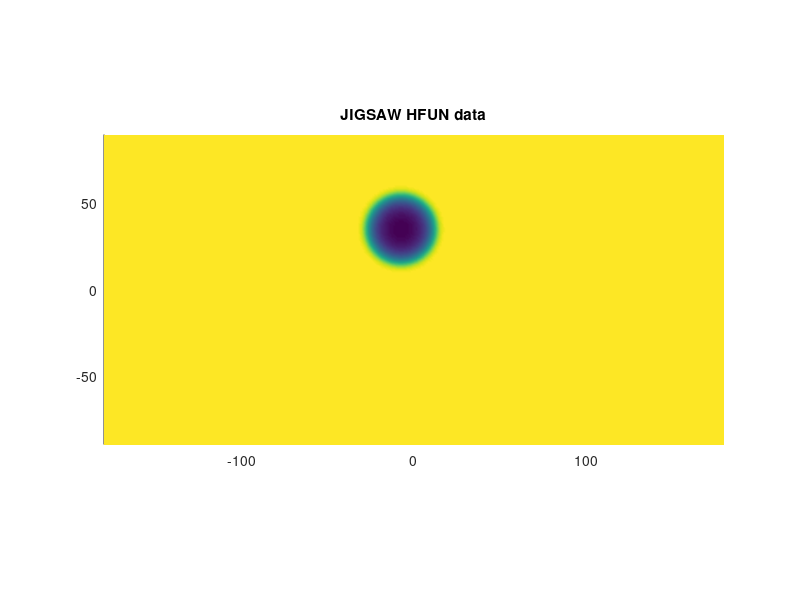

MATLAB code for this plot: (Note: this script raises an error after producing the figure.)
function soma_32to4km
%refined_disk setup provides a disk of high resolution

base = '/Users/pwolfram/Documents/GridGen/MultiscaleMeshGen/';
addpath([base, 'dual-mesh/'])
addpath([base, 'jigsaw-geo-matlab/'])
addpath([base, 'jigsaw-geo-matlab/jigsaw/'])
addpath([base, 'jigsaw-geo-matlab/mesh-util/'])
path = [base, 'jigsaw-geo-matlab/'];

%-----------------------------------------------------------
%   Phillip Wolfram (pwolfram@lanl.gov)
%   01/19/2018
%-----------------------------------------------------------


%------------------------------------ setup files for JIGSAW
    name = mfilename('fullpath');

    opts.geom_file = ...                % GEOM file
        [name, '.msh'];

    opts.jcfg_file = ...                % JCFG file
        [name, '.jig'];

    opts.mesh_file = ...                % MESH file
        [name, '-MESH.msh'];

    opts.hfun_file = ...                % HFUN file
        [name, '-HFUN.msh'];

%------------------------------------ compute HFUN over GEOM

    dtor = pi/180. ;

    cellWidth = 32.0; %120.0 ;
    cellWidthDisk = 4.0; %15.0 ;
    % mesh for soma is centered on (0, 35) by default
    disklon = -7.5 * dtor;
    disklat = 35.0 * dtor;
    radius = 7.5 * dtor;
    minCellWidth = ...
        min([cellWidth cellWidthDisk]);


    nlat = +180 ;
    nlon = +360 ;

    alat = linspace( -90., +90.,nlat);
    alon = linspace(-180.,+180.,nlon);

    alat = alat * dtor ;
    alon = alon * dtor ;

    density = (minCellWidth/cellWidth)^4;
    densityDisk = (minCellWidth/cellWidthDisk)^4;

    cell_dens = zeros(nlat,nlon) ;

    for i = +1 : nlon
      for j = +1 : nlat
        dist = sqrt((disklon - alon(i))^2.0 + (disklat - alat(j))^2.0) ;
        scal_temp = exp(-(dist/radius)^2.0) ;
        cell_dens(j,i) = (densityDisk-density) * scal_temp + density;
    end
  end

    cell_spac = minCellWidth./ cell_dens.^.25 ;


    figure('color','w');
    surf(alon*180/pi,alat*180/pi,cell_spac) ;
    view(2); axis image; hold on ;
    shading interp;
    title('JIGSAW HFUN data') ;

%------------------------------------ save HFUN data to file

    cell_spac = ...
        cell_spac * 2./sqrt(3.);        %%!! it seems that we need this?

    hmat.mshID = 'ELLIPSOID-GRID';
    hmat.point.coord{1} = alon ;
    hmat.point.coord{2} = alat ;
    hmat.value = cell_spac ;

    savemsh(opts.hfun_file,hmat) ;

%------------------------------------ define JIGSAW geometry

    geom.mshID = 'ELLIPSOID-MESH';
    geom.radii = 6371.*ones(3,1) ;

    savemsh(opts.geom_file,geom) ;

%------------------------------------ build mesh via JIGSAW!

    opts.hfun_scal = 'absolute';
    opts.hfun_hmax = +inf ;
    opts.hfun_hmin = +0.0 ;

    opts.mesh_dims = +2 ;               % 2-dim. simplexes

    opts.optm_qlim = 0.9375 ;

    opts.verbosity = +1 ;

    mesh = jigsaw  (opts) ;

%------------------------------------ draw mesh/cost outputs

    ang2 = triang2( ...                 % calc. tri-angles
        mesh.point.coord(:,1:3), ...
        mesh.tria3.index(:,1:3)) ;

    t_90 = max(ang2,[],2) > 90.0 ;
    t_95 = max(ang2,[],2) > 95.0 ;

    figure;
    patch ('faces',mesh.tria3.index(:,1:3), ...
        'vertices',mesh.point.coord(:,1:3), ...
        'facecolor','w', ...
        'edgecolor',[.2,.2,.2]) ;
    hold on; axis image off;
    patch ('faces',mesh.tria3.index(t_90,1:3), ...
        'vertices',mesh.point.coord(:,1:3), ...
        'facecolor','y', ...
        'edgecolor',[.2,.2,.2]) ;
    patch ('faces',mesh.tria3.index(t_95,1:3), ...
        'vertices',mesh.point.coord(:,1:3), ...
        'facecolor','r', ...
        'edgecolor',[.2,.2,.2]) ;
    set(gca,'clipping','off') ;
    title('JIGSAW TRIA mesh') ;

    drawscr(mesh.point.coord (:,1:3), ...
            [], ...
            mesh.tria3.index (:,1:3)  ...
            ) ;

    drawnow ;
    set(figure(1),'units','normalized', ...
        'position',[.35,.55,.30,.35]) ;
    set(figure(2),'units','normalized', ...
        'position',[.05,.55,.30,.35]) ;
    set(figure(3),'units','normalized', ...
        'position',[.05,.10,.30,.35]) ;
    drawnow ;

end


